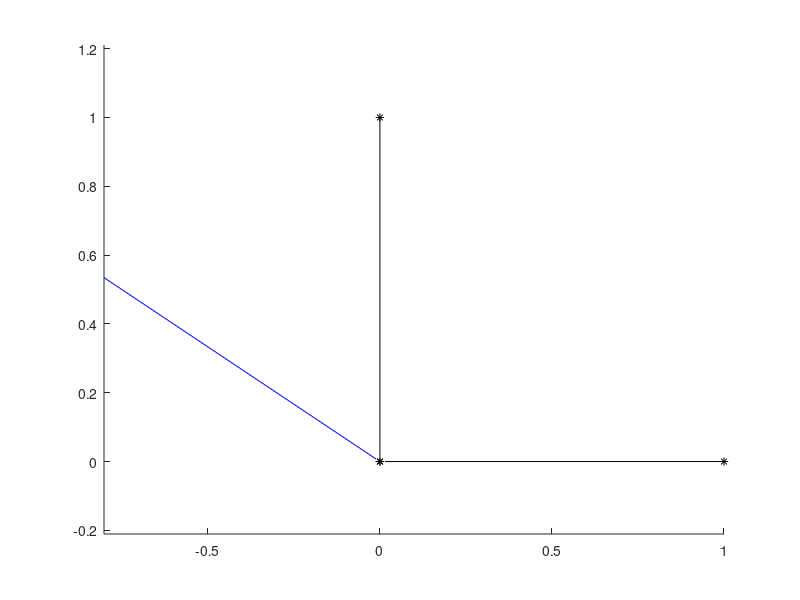

This chart was generated by the following MATLAB code: (Note: this script raises an error after producing the figure.)
addpath(genpath('../external'));
addpath('C:\Users\user\Documents\MATLAB\functions');
addpath('C:\Users\user\Documents\MATLAB\data_SW');
addpath('C:\Users\user\Documents\MATLAB\data');
addpath('C:\Users\user\Documents\MATLAB\external\registration');

o = [0 0 0];
x = [1 0 0];
y = [0 1 0];
z = [0 0 1];
a = [-3 2 1];
a = [-3 2 1]./norm(a);

AXIS = [o; x; y; z; a];


figure()
axis equal
hold on
scatter3(AXIS(1:4,1),AXIS(1:4,2),AXIS(1:4,3),'*','MarkerEdgeColor',[0/255, 0/255, 0/255]);
%scatter3(D3_MCB_axis(:,1),D3_MCB_axis(:,2),D3_MCB_axis(:,3),'*', 'MarkerEdgeColor',[190/255, 240/255, 251/255]);
plot3(AXIS(1:2,1),AXIS(1:2,2),AXIS(1:2,3),'-k');
plot3(AXIS([1 3],1),AXIS([1 3],2),AXIS([1 3],3),'-k');
plot3(AXIS([1 4],1),AXIS([1 4],2),AXIS([1 4],3),'-k');
plot3(AXIS([1 5],1),AXIS([1 5],2),AXIS([1 5],3),'-b');
plot3([0; a_tr(1)],[0; a_tr(2)],[0; a_tr(3)],'-b');
hold off

va = a(1:2)
vt = [0 1]
Angle_z = acosd(dot(va, vt) / (norm(va) * norm(vt)));
Rz = function_rotationmat3D((-Angle_z)/180*pi, [0, 0, 1]);
a_tr = a'
a_tr = Rz*a_tr
a_tr(1) = round(a_tr(1))

va = a_tr(2:3)
vt = [0 1]
Angle_x = acosd(dot(va, vt) / (norm(va) * norm(vt)));
Rx = function_rotationmat3D((Angle_x)/180*pi, [1, 0, 0]);
a_tr = Rx*a_tr

c




















